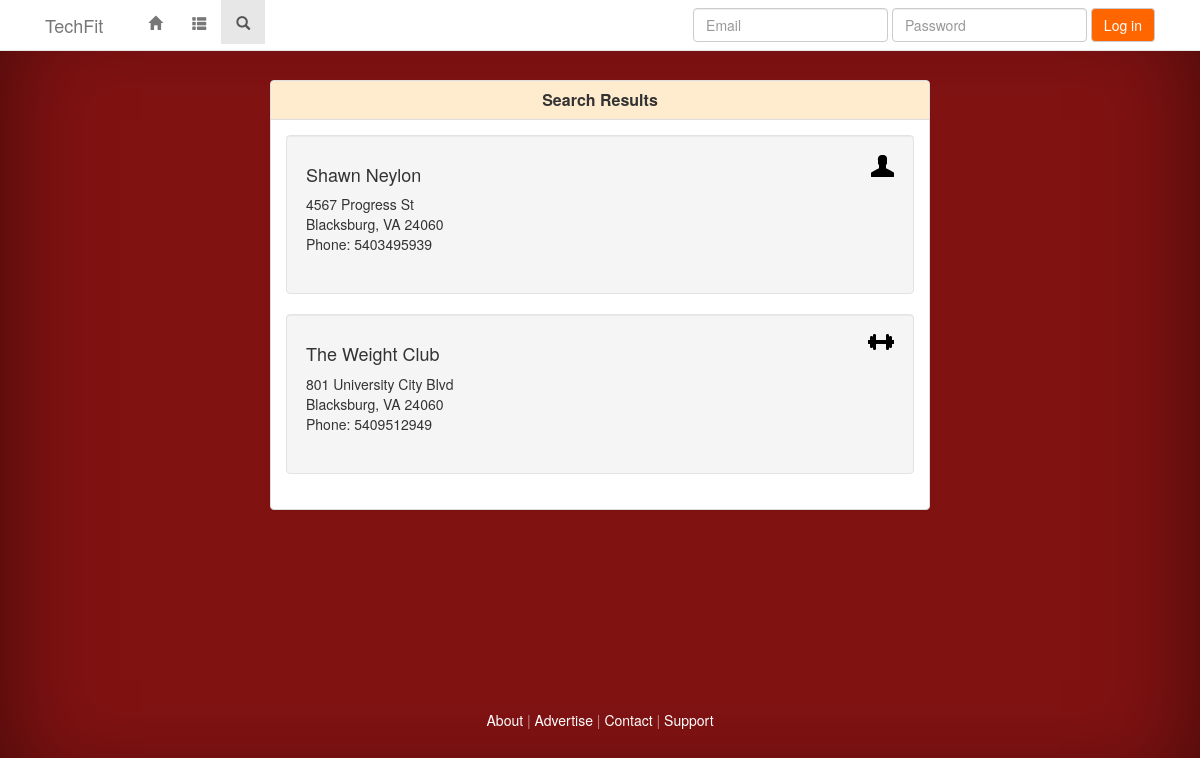
The page /searchResults.php on the database its author committed.
### tables this page shows
CREATE TABLE IF NOT EXISTS `provider` (
  `ProviderId` int(11) NOT NULL AUTO_INCREMENT,
  `Email` varchar(255) DEFAULT NULL,
  `Password` varchar(255) DEFAULT NULL,
  `Phone` varchar(255) DEFAULT NULL,
  `Address` varchar(255) DEFAULT NULL,
  `City` varchar(255) DEFAULT NULL,
  `State` varchar(255) DEFAULT NULL,
  `ZipCode` int(11) DEFAULT NULL,
  `ProviderType` varchar(255) NOT NULL,
  PRIMARY KEY (`ProviderId`),
  KEY `ZipCode` (`ZipCode`)
);

CREATE TABLE IF NOT EXISTS `trainer` (
  `ProviderId` int(11) NOT NULL,
  `FirstName` varchar(255) DEFAULT NULL,
  `LastName` varchar(255) DEFAULT NULL,
  `Gender` varchar(255) DEFAULT NULL,
  `Rate` decimal(19,4) DEFAULT '0.0000',
  `MembershipLevel` varchar(255) DEFAULT NULL,
  `ClassesOffered` tinyint(1) DEFAULT '0',
  `Specialties` longtext,
  `DaysAvailability` longtext,
  `HoursAvailability` varchar(255) DEFAULT NULL,
  `ProfilePictureUrl` varchar(255) DEFAULT NULL,
  `ProfileDescription` varchar(255) DEFAULT NULL,
  PRIMARY KEY (`ProviderId`)
);

CREATE TABLE IF NOT EXISTS `gym` (
  `ProviderId` int(11) NOT NULL,
  `Name` varchar(255) DEFAULT NULL,
  `ContactFirstName` varchar(255) NOT NULL,
  `ContactLastName` varchar(255) NOT NULL,
  `Rate` decimal(19,4) DEFAULT '0.0000',
  `DaysOperation` set('Sunday','Monday','Tuesday','Wednesday','Thurday','Friday','Saturday') DEFAULT NULL,
  `HoursOperation` varchar(255) DEFAULT NULL,
  `Amenities` set('Tanning','Pool','Basketball Court','Sauna','Track') DEFAULT NULL,
  `ClassesOffered` tinyint(1) DEFAULT '0',
  `MembershipLevel` varchar(255) DEFAULT NULL,
  `ProfilePictureUrl` varchar(255) DEFAULT NULL,
  `ProfileDescription` varchar(255) DEFAULT NULL,
  PRIMARY KEY (`ProviderId`)
);

### searchResults.php (the view, shortened to what this page needs)
<html>
<head>
    <link href="bootstrap-3.3.2-dist/css/bootstrap.min.css" rel="stylesheet">
	<link rel="stylesheet" type="text/css" href="css/style.css">
</head>
<body>
	<div class="site-wrapper">
        <div class="site-wrapper-inner-listings">
            <div class="cover-container">
            <?
				include('templates/navMenu.php');
			?>
				<div class="inner cover">
					<div>
						<div class="panel panel-default">
							<div class="panel-heading">
								<h2 class="panel-title"><strong>Search Results</strong></h2>
							</div>
							<?
								try {
									$trainersSql1 = "select * from Provider inner join Trainer on Provider.ProviderId = Trainer.ProviderId where MembershipLevel='Platinum'";
									$rsTrainers1 = mysqli_query($db, $trainersSql1);
									mysqli_data_seek($rsTrainers1, 0);
									$gymsSql1 = "select * from Provider inner join Gym on Provider.ProviderId = Gym.ProviderId where MembershipLevel='Platinum'";
									$rsGyms1 = mysqli_query($db, $gymsSql1);
									mysqli_data_seek($rsGyms1, 0);
								}catch(Exception $e) {
									header('Location: errorPage.php?msg=' . $e->getMessage() . '&line=' . $e->getLine());
									exit;
								}
							?>
							<?
								function renderTrainerListing($row) {
									$trainerName = $row['FirstName'] . " " . $row['LastName'];
									$trainerAddress = $row['Address'];
									$trainerCity = $row['City'];
									$trainerState = $row['State'];
									$trainerZipCode = $row['ZipCode'];
									$trainerPhone = $row['Phone'];
							?>
									<div class="well">
										<span class="well-listings-icons">
											<span><img src="bootstrap-3.3.2-dist/glyphicons_free/glyphicons/png/glyphicons-4-user.png"></img></span>
										</span>
										<span class="well-listings-text">
											<h4><? print $trainerName ?></h4>
											<address>
												  <? print $trainerAddress ?><br>
												  <? print $trainerCity ?>, <? print $trainerState ?> <? print $trainerZipCode?><br>
												  Phone: <? print $trainerPhone ?>
											</address>
										</span>
									</div>
							<?
								}
							?>
							<?
								function renderGymListing($row) {
									$gymName = $row['Name'];
									$gymAddress = $row['Address'];
									$gymCity = $row['City'];
									$gymState = $row['State'];
									$gymZipCode = $row['ZipCode'];
									$gymPhone = $row['Phone'];
							?>
									<div class="well">
										<span class="well-listings-icons">
											<span><img src="bootstrap-3.3.2-dist/glyphicons_free/glyphicons/png/glyphicons-357-dumbbell.png"></img></span>
										</span>
										<span class="well-listings-text">
											<h4><? print $gymName ?></h4>
											<address>
												  <? print $gymAddress ?><br>
												  <? print $gymCity ?>, <? print $gymState ?> <? print $gymZipCode?><br>
												  Phone: <? print $gymPhone ?>
											</address>
										</span>
									</div>
							<?
								}
							?>
							<div class="panel-body">
								<?
									while($row = mysqli_fetch_array($rsTrainers1, MYSQLI_ASSOC)) {
										renderTrainerListing($row);
									}
									while($row = mysqli_fetch_array($rsGyms1, MYSQLI_ASSOC)) {
										renderGymListing($row);
									}
								?>
							</div>
						</div>
					</div>
				</div>
				<?
					include('templates/footer.php');
				?>
			</div>
		</div>
    </div>
</body>
</html>

### css/style.css (style rules this page uses)
.well-listings-text { text-align: left; }
.well-listings-icons { float: right; }
html, body { height: 100%; background-color: #811212; }
body { color: #333; text-align: center; }
.site-wrapper { display: table; width: 100%; height: 100%; min-height: 100%; -webkit-box-shadow: inset 0 0 100px rgba(0,0,0,.5); box-shadow: inset 0 0 100px rgba(0,0,0,.5); }
.cover-container { margin-right: auto; margin-left: auto; }
.inner { padding: 30px; }
.cover { padding: 0 20px; min-height: 600px; }
@media (min-width: 768px) { .site-wrapper-inner-listings { vertical-align: top; } }
@media (min-width: 768px) { .masthead, .mastfoot, .cover-container { width: 100%; } }
@media (min-width: 992px) { .masthead, .mastfoot, .cover-container { width: 700px; } }

### rows shown on the page
provider: trainer.FirstName+LastName "Shawn Neylon", Address "4567 Progress St", City "Blacksburg", State "VA", ZipCode "24060", Phone "5403495939"
provider: gym.Name "The Weight Club", Address "801 University City Blvd", City "Blacksburg", State "VA", ZipCode "24060", Phone "5409512949"
